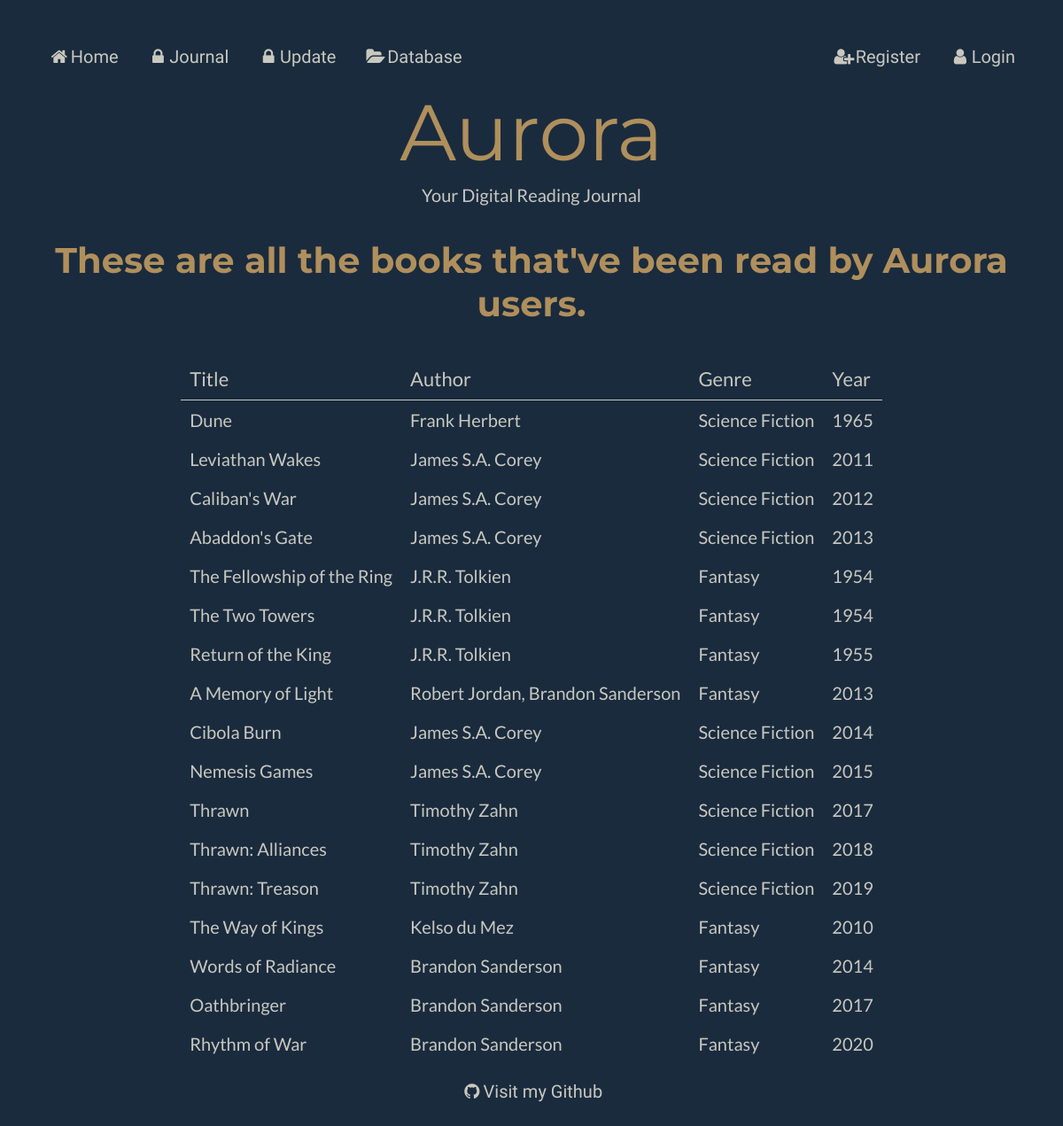
Before: /books with the older database file.
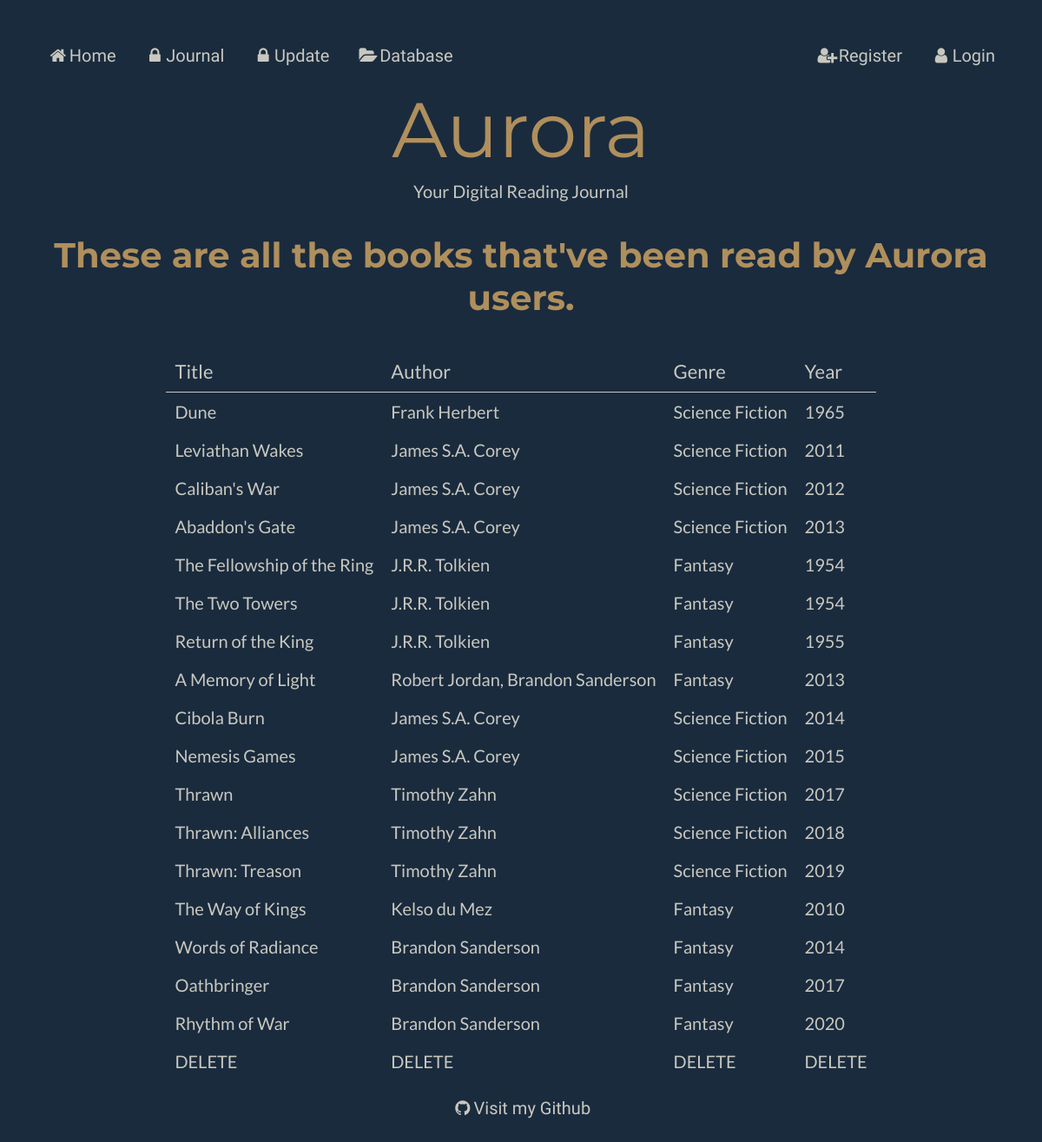
After: the same page with the newer database file.
### models.py (models this page shows)
class Books (db.Model):
    __tablename__ = "Books"
    bookid = db.Column(db.Integer, primary_key=True)
    title = db.Column(db.String(80))
    synopsis = db.Column(db.String(80))
    year = db.Column(db.String(80))
    authors = db.relationship("Authors", secondary=BooksAuthors, back_populates="books")
    users = db.relationship("Users", secondary=BooksUsers, back_populates="books")
    genres = db.relationship("Genres", secondary=BooksGenres, back_populates="books")

### main.py (the view)
@app.route('/books')
def books():
    book = models.Books.query.all()
    return render_template("allbooks.html", book=book, page_title="Books")

### main.py (called while the page is built)
@app.context_processor
def add_current_user():
    if session.get('user'): # if a user is logged in
        return dict(current_user=models.Users.query.get(session['user'])) # current user is equal to userinfo of user session
    return dict(current_user=None) # otherwise current user is none

### templates/allbooks.html
{% extends "layout.html" %}
{% block content %}
{% if current_user %}
<h1>Hey {{current_user.username}}, these are all the books read by Aurora users.</h1>
{% else %}
<h1>These are all the books that've been read by Aurora users.</h1>
{% endif %}
<table id="books">
        <tr>
            <th colspan = 1>Title</th>
            <th colspan = 1>Author</th>
            <th colspan = 1>Genre</th>
            <th colspan = 1>Year</th>
        </tr>
    {% for book in book %}
        <tr>
            <td> <a href="/book/{{ book.title }}"> {{ book.title }} </a></td>
            <td> <a href="/author/{{ book.authors|map(attribute='name')|join(', ') }}">{{ book.authors|map(attribute="name")|join(", ") }}</a></td>
            <td> <a href="/genre/{{ book.genres|map(attribute='name')|join(', ') }}"> {{ book.genres|map(attribute="name")|join(", ") }}</a></td>
            <td>{{ book.year }}</td>
        </tr>
    {% endfor %}
</table>
{% endblock %}

### templates/layout.html (shortened to what this page needs)
<!DOCTYPE html>
<html lang='en'>
    <head>
        <link rel="stylesheet" href="/static/styles.css">
        <link rel="stylesheet" href="https://cdnjs.cloudflare.com/ajax/libs/font-awesome/4.7.0/css/font-awesome.min.css">
    </head>
    <body>
        {% include "nav.html" %}
        <header>Aurora</header>
        <subhead>Your Digital Reading Journal</subhead>
        {% block content %}{% endblock %}
        {% include "footer.html" %}
    </body>
</html>

### templates/nav.html
<nav>
    <ul>
        <li><a href="/"><i class="fa fa-fw fa-home"></i>Home</a></li>
        {% if current_user %}
        <li><a href="/journal"><i class="fa fa-fw fa-book"></i>Journal</a></li>
        <li><a href="/update"><i class="fa fa-fw fa-edit"></i>Update</a></li>
        {% else %}
        <li><a href="/"><i class="fa fa-fw fa-lock"></i>Journal</a></li>
        <li><a href="/"><i class="fa fa-fw fa-lock"></i>Update</a></li>
        {% endif %}
        <li><a href="/books"><i class="fa fa-fw fa-folder-open"></i>Database</a></li>
        {% if current_user %}
        <li><a href="/logout"><i class="fa fa-fw fa-user-o"></i>Logout</a></li>
        <li><a><i class="fa fa-fw fa-user-circle"></i>Logged in as {{current_user.username}}</a></li>
        {% else %}
        <li><a href="/login"><i class="fa fa-fw fa-user"></i>Login</a></li>
        <li><a href="/signup"><i class="fa fa-fw fa-user-plus"></i>Register</a></li>
        {% endif %}
    </ul>
</nav>

### templates/footer.html
<footer>
    <a href="https://github.com/StephenHuang17253/aurora"><i class="fa fa-fw fa-github"></i>Visit my Github</a>
</footer>

### static/styles.css (style rules this page uses)
:root { --bg-color: #1a2b3e; --main-color: #af8f5c; --sub-color: #3a506c; --text-color: #c9c8bf; --button-color-green: #2E8B57; --button-color-red: #B22222; --font-aurora: "Montserrat"; --font-header: "Montserrat"; --font-body: "Lato"; --font-nav: "Julius Sans One"; }
html { height: 100%; }
body { font-family: var(--font-body); color: var(--text-color) ; font-size: 20px; background-color: var(--bg-color); padding: 30px; text-align: center; min-height: 100%; }
h1 { font-family: var(--font-header); color: var(--main-color) ; padding: 10px; }
header { font-family: var(--font-aurora); color: var(--main-color) ; font-size: 445%; padding: 5px; }
subhead { font-family: var(--font-body); padding: 10px; }
ul { list-style-type: none; margin: 0; padding: 0; overflow: hidden; font-family: var(--font-nav); }
li { float: left; }
li a { display: block; color: var(--text-color); text-align: center; padding: 14px 16px; text-decoration: none; }
li:nth-child(5) { float: right; }
li:last-child { float: right; }
table { border-collapse: collapse; margin: auto; text-align: left; }
th, td { text-align: left; padding: 10px; }
tr { text-align: left; }
th { font-family: var(--font-body);; font-weight: normal; font-size: 110%; color: var(--text-color); border-bottom: thin solid var(--text-color); }
a:link { color: var(--text-color); background-color: transparent; text-decoration: none; cursor: pointer; }
footer { padding-top: 20px; left: 0; bottom: 0; width: 100%; background-color: var(--bg-color); color: var(--text-color); text-align: center; font-family: var(--font-nav); }

Changed rows visible on the page:
added Books: title "DELETE", authors|map "DELETE", genres|map "DELETE", year "DELETE"
